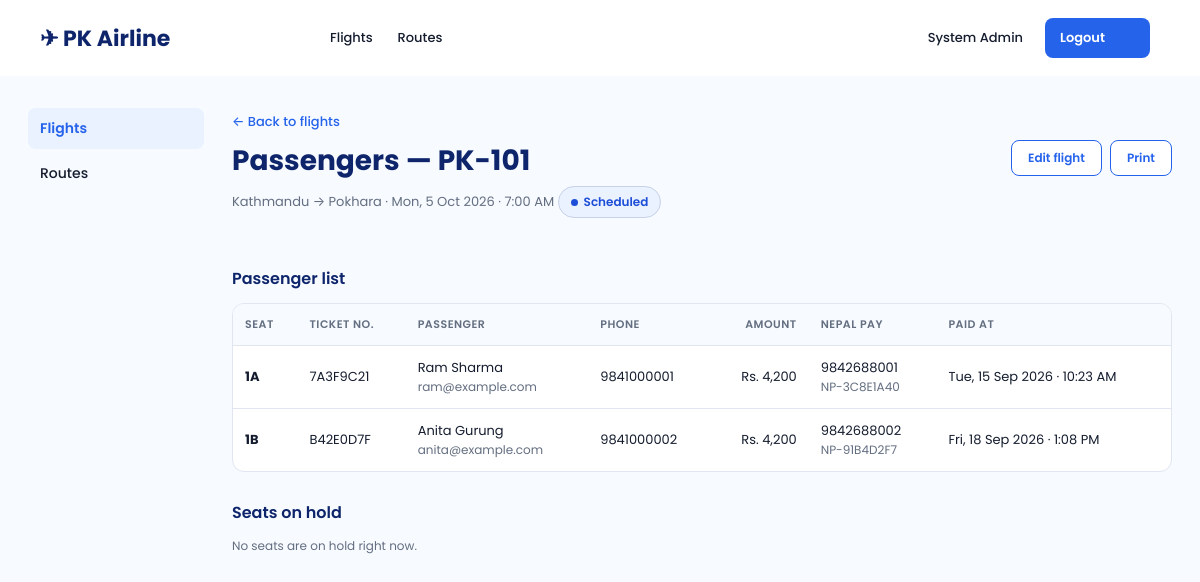
Screenshot of /admin/flight-passengers.php?flight_id=1 (signed in) with the database file from the repository.
### tables this page shows
CREATE TABLE `flights` (
  `flight_id` int(11) NOT NULL AUTO_INCREMENT,
  `route_id` int(11) NOT NULL,
  `flight_number` varchar(20) NOT NULL,
  `departure_time` datetime NOT NULL,
  `arrival_time` datetime NOT NULL,
  `total_seats` int(11) NOT NULL,
  `fare` decimal(10,2) NOT NULL,
  `status` varchar(20) DEFAULT 'scheduled',
  PRIMARY KEY (`flight_id`),
  UNIQUE KEY `flight_number` (`flight_number`),
  KEY `route_id` (`route_id`),
  CONSTRAINT `flights_ibfk_route` FOREIGN KEY (`route_id`) REFERENCES `routes` (`route_id`)
);

CREATE TABLE `routes` (
  `route_id` int(11) NOT NULL AUTO_INCREMENT,
  `origin` varchar(100) NOT NULL,
  `destination` varchar(100) NOT NULL,
  `created_at` timestamp NOT NULL DEFAULT current_timestamp(),
  PRIMARY KEY (`route_id`),
  UNIQUE KEY `origin_destination` (`origin`, `destination`)
);

CREATE TABLE `bookings` (
  `booking_id` int(11) NOT NULL AUTO_INCREMENT,
  `user_id` int(11) NOT NULL,
  `flight_id` int(11) NOT NULL,
  `booking_date` timestamp NOT NULL DEFAULT current_timestamp(),
  `seat_no` varchar(5) NOT NULL,
  `fare` decimal(10,2) NOT NULL,
  `status` varchar(20) NOT NULL,
  `hold_until` datetime DEFAULT NULL,
  `booking_reference` varchar(20) NOT NULL,
  PRIMARY KEY (`booking_id`),
  UNIQUE KEY `booking_reference` (`booking_reference`),
  KEY `user_id` (`user_id`),
  KEY `flight_status` (`flight_id`, `status`),
  CONSTRAINT `bookings_ibfk_user` FOREIGN KEY (`user_id`) REFERENCES `users` (`user_id`),
  CONSTRAINT `bookings_ibfk_flight` FOREIGN KEY (`flight_id`) REFERENCES `flights` (`flight_id`)
);

CREATE TABLE `users` (
  `user_id` int(11) NOT NULL AUTO_INCREMENT,
  `full_name` varchar(100) NOT NULL,
  `email` varchar(100) NOT NULL,
  `password` varchar(255) NOT NULL,
  `phone` varchar(20) DEFAULT NULL,
  `role` varchar(20) DEFAULT 'customer',
  `status` varchar(20) DEFAULT 'active',
  `created_at` timestamp NOT NULL DEFAULT current_timestamp(),
  PRIMARY KEY (`user_id`),
  UNIQUE KEY `email` (`email`)
);

CREATE TABLE `payments` (
  `payment_id` int(11) NOT NULL AUTO_INCREMENT,
  `booking_id` int(11) NOT NULL,
  `amount` decimal(10,2) NOT NULL,
  `payment_method` varchar(30) NOT NULL,
  `payer_phone` varchar(15) NOT NULL,
  `transaction_ref` varchar(20) NOT NULL,
  `paid_at` timestamp NOT NULL DEFAULT current_timestamp(),
  PRIMARY KEY (`payment_id`),
  UNIQUE KEY `booking_id` (`booking_id`),
  UNIQUE KEY `transaction_ref` (`transaction_ref`),
  CONSTRAINT `payments_ibfk_booking` FOREIGN KEY (`booking_id`) REFERENCES `bookings` (`booking_id`) ON DELETE CASCADE
);

### includes/functions.php (called while the page is built, shortened)
<?php
function e(?string $value): string
{
	return htmlspecialchars((string) $value, ENT_QUOTES, 'UTF-8');
}
function asset_url(string $path): string
{
	return BASE_URL . $path . '?v=' . filemtime(__DIR__ . '/../' . $path);
}
function format_money(float|string $amount): string
{
	return 'Rs. ' . number_format((float) $amount);
}
function format_datetime(int $timestamp): string
{
	return date('D, j M Y · g:i A', $timestamp);
}
function flight_display_status(array $flight): array
{
	return ['scheduled', 'Scheduled'];
}

### admin/flight-passengers.php (the view, shortened to what this page needs)
<?php
require_once __DIR__ . '/../config/db.php';
require_once __DIR__ . '/../includes/functions.php';
$flightId = input_int($_GET, 'flight_id');
$stmt = $pdo->prepare("
	SELECT f.flight_id, f.flight_number, f.departure_time, f.status,
		r.origin, r.destination,
		(f.departure_time <= NOW()) AS has_departed
	FROM flights f
	JOIN routes r ON r.route_id = f.route_id
	WHERE f.flight_id = ?
");
$stmt->execute([$flightId]);
$flight = $stmt->fetch() ?: null;
$passengers = [];
$holds = [];
if ($flight) {
	$stmt = $pdo->prepare("
		SELECT b.seat_no, b.booking_reference, u.full_name, u.email, u.phone,
			p.amount, p.payer_phone, p.transaction_ref, p.paid_at
		FROM bookings b
		JOIN users u ON u.user_id = b.user_id
		LEFT JOIN payments p ON p.booking_id = b.booking_id
		WHERE b.flight_id = ? AND b.status = 'paid'
		ORDER BY CAST(b.seat_no AS UNSIGNED), RIGHT(b.seat_no, 1)
	");
	$stmt->execute([$flightId]);
	$passengers = $stmt->fetchAll();
	$stmt = $pdo->prepare("
		SELECT b.seat_no, u.full_name, u.email,
			GREATEST(TIMESTAMPDIFF(SECOND, NOW(), b.hold_until), 0) AS seconds_left
		FROM bookings b
		JOIN users u ON u.user_id = b.user_id
		WHERE b.flight_id = ? AND b.status = 'pending' AND b.hold_until > NOW()
		ORDER BY CAST(b.seat_no AS UNSIGNED), RIGHT(b.seat_no, 1)
	");
	$stmt->execute([$flightId]);
	$holds = $stmt->fetchAll();
} else {
	http_response_code(404);
}
require_once __DIR__ . '/../includes/header.php';
?>
	<div class="admin-layout">
		<?php require_once __DIR__ . '/../includes/admin-sidebar.php'; ?>
		<main class="page admin-main">
			<?php if (!$flight): ?>
				<h1 class="page-title">Flight not found</h1>
				<div class="panel panel-empty">
					<p>We couldn't find this flight. It may have been deleted.</p>
					<a class="btn-nav" href="<?= e(BASE_URL) ?>admin/flights.php">Back to flights</a>
				</div>
			<?php else: ?>
				<?php [$statusModifier, $statusLabel] = flight_display_status($flight); ?>
				<a class="back-link no-print" href="<?= e(BASE_URL) ?>admin/flights.php">← Back to flights</a>
				<div class="admin-header">
					<div>
						<h1 class="page-title page-title--tight">Passengers — <?= e($flight['flight_number']) ?></h1>
						<p class="page-subtitle">
							<?= e($flight['origin']) ?> → <?= e($flight['destination']) ?>
							· <?= e(format_datetime(strtotime($flight['departure_time']))) ?>
							<span class="status-pill status-pill--<?= e($statusModifier) ?>"><?= e($statusLabel) ?></span>
						</p>
					</div>
					<div class="table-actions no-print">
						<a class="btn-small" href="<?= e(BASE_URL) ?>admin/flight-form.php?id=<?= (int) $flight['flight_id'] ?>">Edit flight</a>
						<button type="button" class="btn-small no-print" data-print>Print</button>
					</div>
				</div>
				<h2 class="section-title">Passenger list</h2>
				<?php if (!$passengers): ?>
					<div class="panel panel-empty">
						<p>Nobody has paid for a seat on this flight yet.</p>
					</div>
				<?php else: ?>
					<div class="table-scroll">
						<table class="data-table">
							<thead>
								<tr>
									<th>Seat</th>
									<th>Ticket No.</th>
									<th>Passenger</th>
									<th>Phone</th>
									<th class="is-number">Amount</th>
									<th>Nepal Pay</th>
									<th>Paid at</th>
								</tr>
							</thead>
							<tbody>
								<?php foreach ($passengers as $passenger): ?>
									<tr>
										<td><strong><?= e($passenger['seat_no']) ?></strong></td>
										<td class="is-nowrap"><?= e($passenger['booking_reference']) ?></td>
										<td>
											<?= e($passenger['full_name']) ?>
											<span class="cell-muted"><?= e($passenger['email']) ?></span>
										</td>
										<td class="is-nowrap"><?= e($passenger['phone'] ?: '—') ?></td>
										<td class="is-number"><?= $passenger['amount'] !== null ? e(format_money($passenger['amount'])) : '—' ?></td>
										<td class="is-nowrap">
											<?= e($passenger['payer_phone'] ?? '—') ?>
											<span class="cell-muted"><?= e($passenger['transaction_ref']) ?></span>
										</td>
										<td class="is-nowrap"><?= $passenger['paid_at'] ? e(format_datetime(strtotime($passenger['paid_at']))) : '—' ?></td>
									</tr>
								<?php endforeach; ?>
							</tbody>
						</table>
					</div>
				<?php endif; ?>
				<h2 class="section-title">Seats on hold</h2>
				<?php if (!$holds): ?>
					<p class="cell-muted">No seats are on hold right now.</p>
				<?php endif; ?>
			<?php endif; ?>
		</main>
	</div>
<?php require_once __DIR__ . '/../includes/footer.php'; ?>

### includes/header.php (shortened to what this page needs)
<?php
require_once __DIR__ . '/functions.php';
$navRole = $_SESSION['role'] ?? null;
?>
<!DOCTYPE html>
<html lang="en">
<head>
	<link rel="stylesheet" href="<?= e(asset_url('assets/css/style.css')) ?>">
</head>
<body>
<?php if (empty($hideNav)): ?>
	<header class="site-nav">
		<a class="site-nav-logo" href="<?= e(BASE_URL) ?>index.php"><span aria-hidden="true">✈</span> <?= e(SITE_NAME) ?></a>
		<nav class="site-nav-links" aria-label="Main">
			<?php if ($navRole === 'admin'): ?>
				<a href="<?= e(BASE_URL) ?>admin/flights.php">Flights</a>
				<a href="<?= e(BASE_URL) ?>admin/routes.php">Routes</a>
			<?php endif; ?>
		</nav>
		<div class="site-nav-actions">
			<?php if ($navRole === null): ?>
				<a class="site-nav-login" href="<?= e(BASE_URL) ?>auth/login.php">Login</a>
				<a class="btn-nav" href="<?= e(BASE_URL) ?>auth/register.php">Sign Up</a>
			<?php else: ?>
				<span class="site-nav-user"><?= e($_SESSION['full_name'] ?? '') ?></span>
				<a class="btn-nav" href="<?= e(BASE_URL) ?>auth/logout.php">Logout</a>
			<?php endif; ?>
		</div>
	</header>
<?php endif; ?>

### includes/admin-sidebar.php
<?php
$adminSection = [
	'routes.php' => 'routes',
	'route-form.php' => 'routes',
	'flights.php' => 'flights',
	'flight-form.php' => 'flights',
	'flight-passengers.php' => 'flights',
][basename($_SERVER['SCRIPT_NAME'])] ?? '';
?>
<aside class="admin-sidebar" aria-label="Admin menu">
	<nav class="admin-nav">
		<a class="<?= $adminSection === 'flights' ? 'is-active' : '' ?>" href="<?= e(BASE_URL) ?>admin/flights.php">Flights</a>
		<a class="<?= $adminSection === 'routes' ? 'is-active' : '' ?>" href="<?= e(BASE_URL) ?>admin/routes.php">Routes</a>
	</nav>
</aside>

### includes/footer.php (shortened to what this page needs)
</body>
</html>

### rows the page displays
flights: flight_number "PK-101", route.origin "Kathmandu", route.destination "Pokhara", departure_time "Mon, 5 Oct 2026 · 7:00 AM"
bookings: seat_no "1A", booking_reference "7A3F9C21", user.full_name "Ram Sharma", user.email "ram@example.com", user.phone "9841000001", payments.amount "Rs. 4,200", payments.payer_phone "9842688001", payments.transaction_ref "NP-3C8E1A40", payments.paid_at "Tue, 15 Sep 2026 · 10:23 AM"
bookings: seat_no "1B", booking_reference "B42E0D7F", user.full_name "Anita Gurung", user.email "anita@example.com", user.phone "9841000002", payments.amount "Rs. 4,200", payments.payer_phone "9842688002", payments.transaction_ref "NP-91B4D2F7", payments.paid_at "Fri, 18 Sep 2026 · 1:08 PM"

### other values shown
SITE_NAME "PK Airline"
$_SESSION['full_name'] "System Admin"
$statusLabel "Scheduled"
